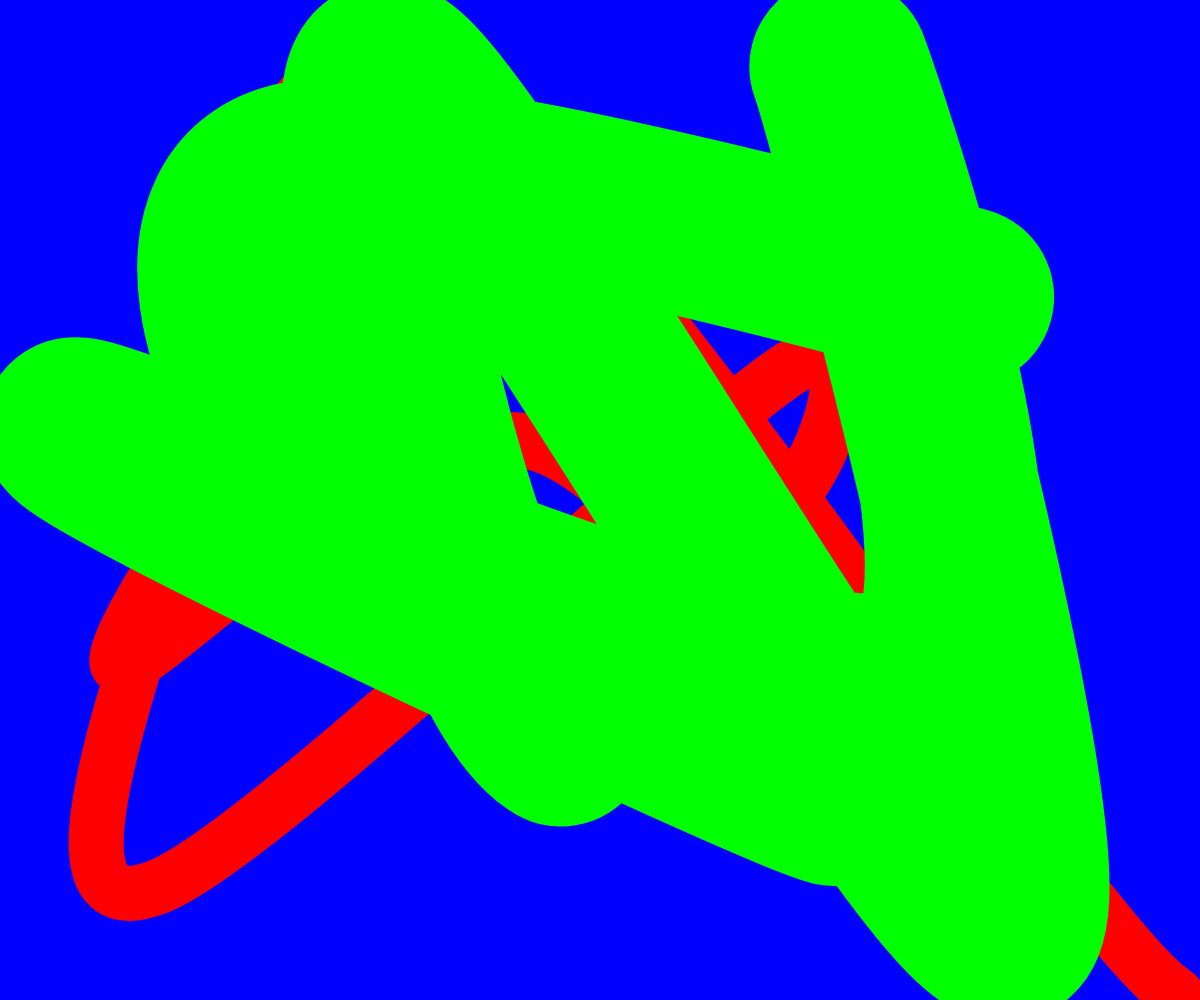
Frame 1 (no input)
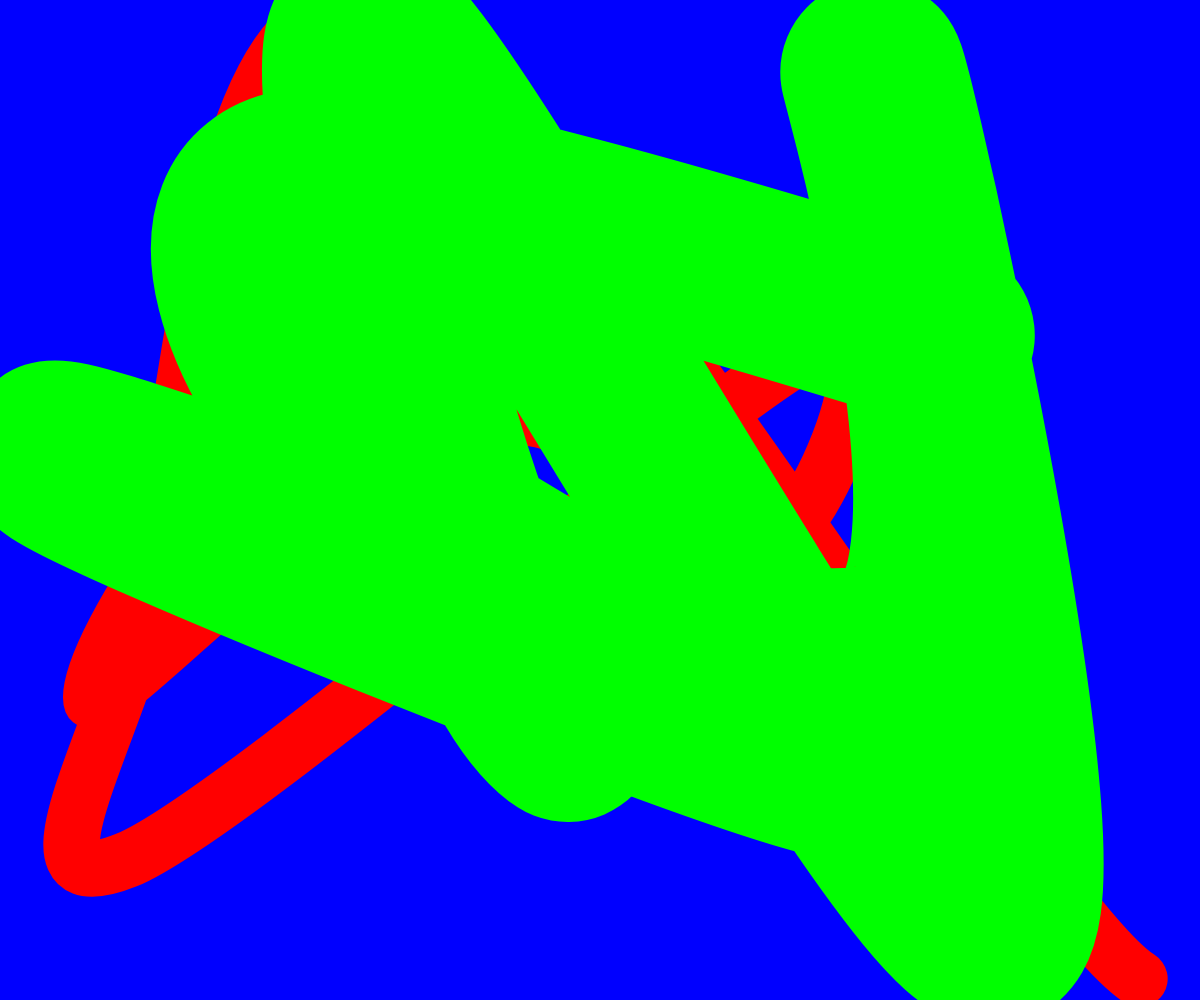
Frame 60 (no input)
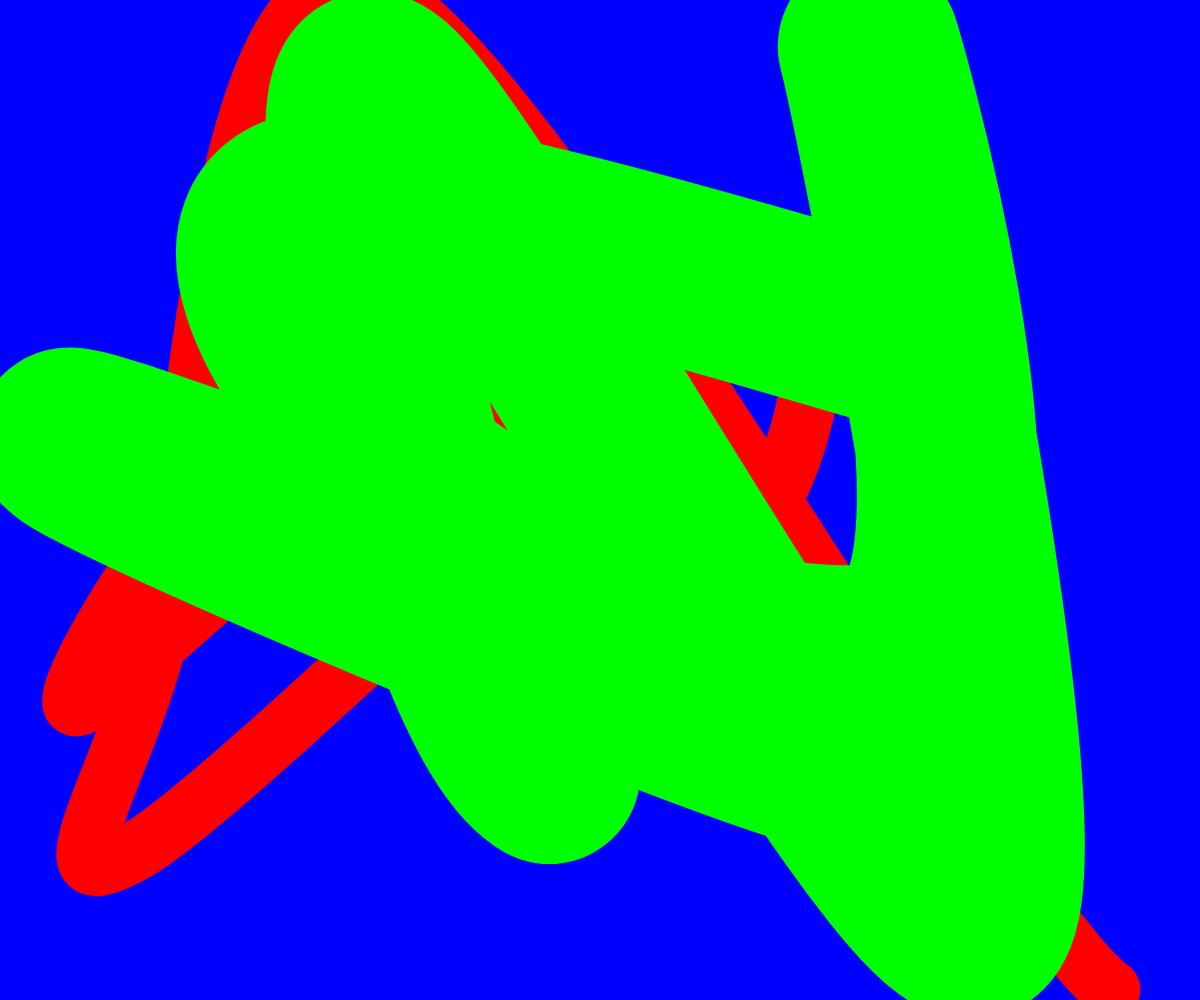
Frame 120 (the mouse pressed at the canvas centre since frame 60)

The p5.js sketch that drew these frames (run headless with seeded random() and noise() and a simulated clock; from frame 60 on, the mouse is pressed at the canvas centre):

// p5.js sketch
// ── sketch.js
function windowResized() {
  resizeCanvas(windowWidth, windowHeight);
}

function setup() {
  noCursor();
  createCanvas(windowWidth, windowHeight);
  //background(random(red,green,blue));
  x = random(5,height/4);
  y = random(5,height/4);
  gx1 = random(0, width)
  gy1 = random(0, height);
  gx2 = random(0, width)
  gy2 = random(0, height);
  gx3 = random(0, width)
  gy3 = random(0, height);
  gx4 = random(0, width)
  gy4 = random(0, height);
  gx5 = random(0, width)
  gy5 = random(0, height);
  gx6 = random(0, width)
  gy6 = random(0, height);
  gx7 = random(0, width)
  gy7 = random(0, height);
  gx8 = random(0, width)
  gy8 = random(0, height);
  gx9 = random(0, width)
  gy9 = random(0, height);
  gx10 = random(0, width)
  gy10 = random(0, height);
  gx11 = random(0, width)
  gy11 = random(0, height);
  gx12 = random(0, width)
  gy12 = random(0, height);
  
  bx1 = random(0, width)
  by1 = random(0, height);
  bx2 = random(0, width)
  by2 = random(0, height);
  bx3 = random(0, width)
  by3 = random(0, height);
  bx4 = random(0, width)
  by4 = random(0, height);
  bx5 = random(0, width)
  by5 = random(0, height);
  bx6 = random(0, width)
  by6 = random(0, height);
  bx7 = random(0, width)
  by7 = random(0, height);
  bx8 = random(0, width)
  by8 = random(0, height);
  bx9 = random(0, width)
  by9 = random(0, height);
  bx10 = random(0, width)
  by10 = random(0, height);
  bx11 = random(0, width)
  by11 = random(0, height);
  bx12 = random(0, width)
  by12 = random(0, height);
  
}

function draw() {
  
  x += random(-1,1);
  y += random(-1,1);
  

  background(0,0,255);

  strokeWeight(y);
  
  

stroke(255,0,0);
  strokeWeight(y);
  noFill();
beginShape();
curveVertex(bx1, by1);
curveVertex(bx2, by2);
curveVertex(bx3, by3);
curveVertex(bx4, by4);
curveVertex(bx5, by5);
curveVertex(bx6, by6);
curveVertex(bx7, by7);
curveVertex(bx8, by8);
curveVertex(bx9, by9);
curveVertex(bx10, by10);
curveVertex(bx11, by11);
curveVertex(bx12, by12);
endShape();

stroke(0,255,0);
strokeWeight(x);

noFill();
beginShape();
curveVertex(gx1, gy1);
curveVertex(gx2, gy2);
curveVertex(gx3, gy3);
curveVertex(gx4, gy4);
curveVertex(gx5, gy5);
curveVertex(gx6, gy6);
curveVertex(gx7, gy7);
curveVertex(gx8, gy8);
curveVertex(gx9, gy9);
curveVertex(gx10, gy10);
curveVertex(gx11, gy11);
curveVertex(gx12, gy12);
endShape();
  
  
  
  gx1 += random(-5, 5);
  gy1 += random(-5, 5);
  gx2 += random(-5, 5);
  gy2 += random(-5, 5);
  gx3 += random(-5, 5);
  gy3 += random(-5, 5);
  gx4 += random(-5, 5);
  gy4 += random(-5, 5);
  gx5 += random(-5, 5);
  gy5 += random(-5, 5);
  gx6 += random(-5, 5);
  gy6 += random(-5, 5);
  gx7 += random(-5, 5);
  gy7 += random(-5, 5);
  gx8 += random(-5, 5);
  gy8 += random(-5, 5);
  gx9 += random(-5, 5);
  gy9 += random(-5, 5);
  gx10 += random(-5, 5);
  gy10 += random(-5, 5);
  gx11 += random(-5, 5);
  gy11 += random(-5, 5);
  gx12 += random(-5, 5);
  gy12 += random(-5, 5);
  
  bx1 += random(-5, 5);
  by1 += random(-5, 5);
  bx2 += random(-5, 5);
  by2 += random(-5, 5);
  bx3 += random(-5, 5);
  by3 += random(-5, 5);
  bx4 += random(-5, 5);
  by4 += random(-5, 5);
  bx5 += random(-5, 5);
  by5 += random(-5, 5);
  bx6 += random(-5, 5);
  by6 += random(-5, 5);
  bx7 += random(-5, 5);
  by7 += random(-5, 5);
  bx8 += random(-5, 5);
  by8 += random(-5, 5);
  bx9 += random(-5, 5);
  by9 += random(-5, 5);
  bx10 += random(-5, 5);
  by10 += random(-5, 5);
  bx11 += random(-5, 5);
  by11 += random(-5, 5);
  bx12 += random(-5, 5);
  by12 += random(-5, 5);


  
  

}

function mousePressed() {
    let fs = fullscreen();
    fullscreen(!fs);
  }
